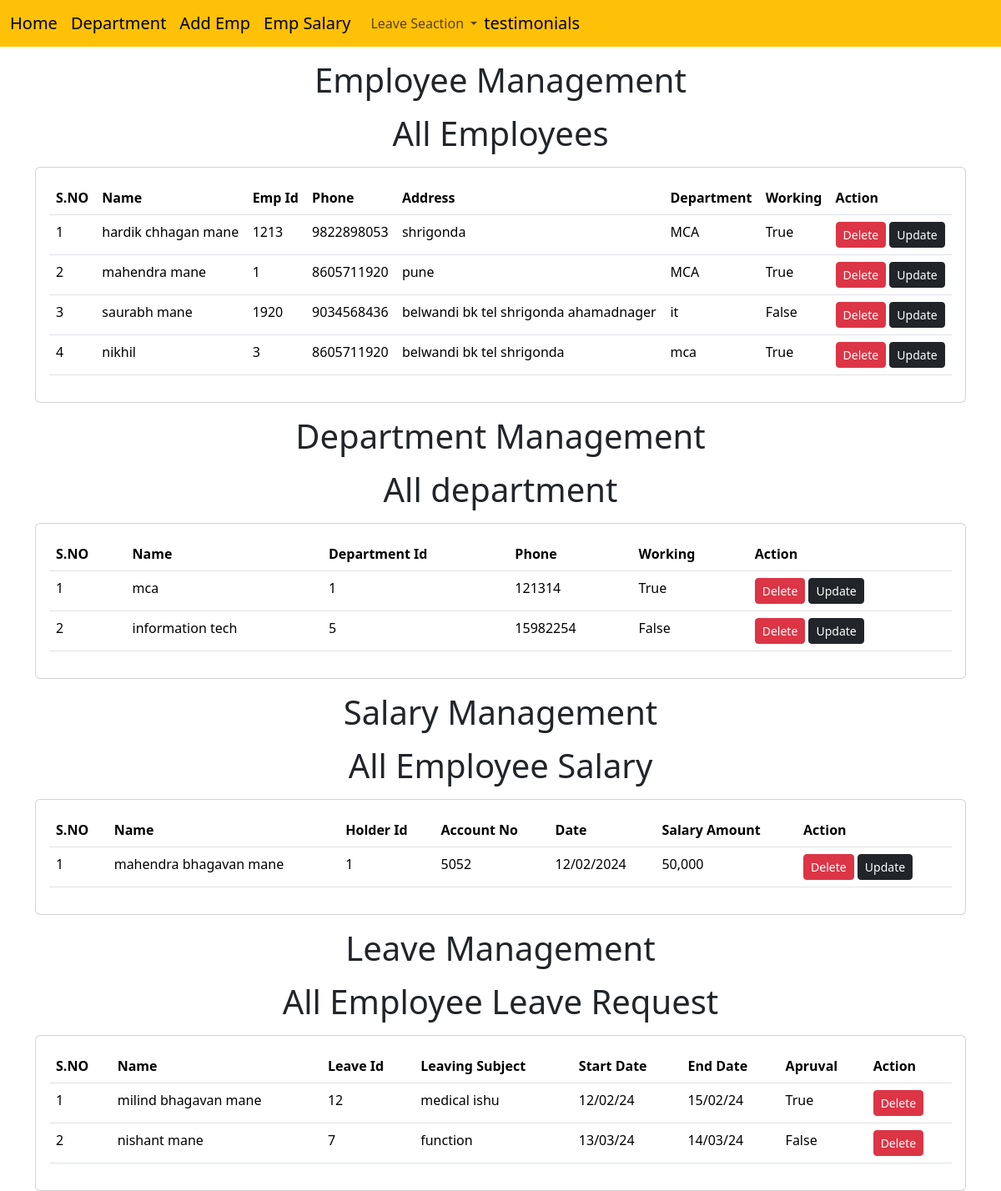
The page /emp/home/ on the database its author committed.
### emp/models.py (models this page shows, shortened)
class Emp(models.Model):
    name=models.CharField(max_length=200)
    emp_id=models.CharField(max_length=200)
    phone=models.CharField(max_length=10)
    address=models.CharField(max_length=150)
    department=models.CharField(max_length=10)
    working=models.BooleanField(default=True)

class Department(models.Model):
     name=models.CharField(max_length=200)
     department_id=models.CharField(max_length=200)
     phone=models.CharField(max_length=10)
     working=models.BooleanField(default=True)

class Salary(models.Model):
    name=models.CharField(max_length=200)
    salary_id=models.CharField(max_length=200)
    account_no=models.CharField(max_length=200)
    date=models.CharField(max_length=200)
    amount=models.CharField(max_length=200)

class Leave(models.Model):
    name=models.CharField(max_length=200)
    leave_id=models.CharField(max_length=200)
    subject=models.CharField(max_length=200)
    start_date=models.CharField(max_length=200)
    end_date=models.CharField(max_length=200)
    apruval=models.BooleanField(default=True)

### emp/views.py (the view)
# urls.py: path('home/',emp_home),
def emp_home(request):
    emps=Emp.objects.all()
    departments=Department.objects.all()
    salarys=Salary.objects.all()
    leaves=Leave.objects.all()
    return render(request,'emp/home.html',{
        'emps':emps,'departments':departments,'salarys':salarys,'leaves':leaves
    })

### templates/emp/home.html (shortened to what this page needs)
<!doctype html>
<html lang="en">
  <head>
    <link href="https://cdn.jsdelivr.net/npm/bootstrap@5.3.3/dist/css/bootstrap.min.css" rel="stylesheet">
  </head>
  <body>
    {% include 'emp/navbar.html' %}
    <h1 class="text-center my-3">Employee Management</h1>
    <h1 class="text-center my-3">All Employees</h1>
    <div class="container">
        <div class="row">
            <div class="col-md-12">
                <div class="card">
                    <div class="card-body">
                      <table class="table">
                        <thead>
                            <tr>
                                <th>S.NO</th>
                                <th>Name</th>
                                <th>Emp Id</th>
                                <th>Phone</th>
                                <th>Address</th>
                                <th>Department</th>
                                <th>Working</th>
                                <th>Action</th>
                            </tr>
                        </thead>
                        <tbody>
                          {% for e in emps %}
                            <tr>
                                <td>{{forloop.counter}}</td>
                                <td>{{e.name}}</td>
                                <td>{{e.emp_id}}</td>
                                <td>{{e.phone}}</td>
                                <td>{{e.address}}</td>
                                <td>{{e.department}}</td>
                                <td>{{e.working}}</td>
                                <td>
                                    <a href="/emp/delete-emp/{{e.id}}" class="btn btn-danger btn-sm">Delete</a>
                                    <a href="/emp/update-emp/{{e.id}}" class="btn btn-dark btn-sm">Update</a>
                                </td>
                            </tr>
                        </tbody>
                        {% endfor %}
                      </table>
                    </div>
                </div>
            </div>
        </div>
    </div>
    <h1 class="text-center my-3">Department Management</h1>
    <h1 class="text-center my-3">All department</h1>
    <div class="container">
        <div class="row">
            <div class="col-md-12">
                <div class="card">
                    <div class="card-body">
                      <table class="table">
                        <thead>
                            <tr>
                                <th>S.NO</th>
                                <th>Name</th>
                                <th>Department Id</th>
                                <th>Phone</th>
                                <th>Working</th>
                                <th>Action</th>
                            </tr>
                        </thead>
                        <tbody>
                          {% for d in departments %}
                            <tr>
                                <td>{{forloop.counter}}</td>
                                <td>{{d.name}}</td>
                                <td>{{d.department_id}}</td>
                                <td>{{d.phone}}</td>
                                <td>{{d.working}}</td>
                                <td>
                                  <a href="/emp/delete-department/{{d.id}}" class="btn btn-danger btn-sm">Delete</a>
                                  <a href="/emp/update-department/{{d.id}}" class="btn btn-dark btn-sm">Update</a>
                                </td>
                            </tr>
                        </tbody>
                        {% endfor %}
                      </table>
                    </div>
                </div>
            </div>
        </div>
    </div>
    <h1 class="text-center my-3">Salary Management</h1>
    <h1 class="text-center my-3">All Employee Salary</h1>
    <div class="container">
        <div class="row">
            <div class="col-md-12">
                <div class="card">
                    <div class="card-body">
                      <table class="table">
                        <thead>
                            <tr>
                                <th>S.NO</th>
                                <th> Name</th>
                                <th> Holder Id</th>
                                <th> Account No</th>
                                <th> Date</th>
                                <th>Salary Amount</th>
                                <th>Action</th>
                            </tr>
                        </thead>
                        <tbody>
                          {% for s in salarys %}
                            <tr>
                                <td>{{forloop.counter}}</td>
                                <td>{{s.name}}</td>
                                <td>{{s.salary_id}}</td>
                                <td>{{s.account_no}}</td>
                                <td>{{s.date}}</td>
                                <td>{{s.amount}}</td>
                                <td>
                                  <a href="/emp/delete-salary/{{s.id}}" class="btn btn-danger btn-sm">Delete</a>
                                  <a href="/emp/update-salary/{{s.id}}" class="btn btn-dark btn-sm">Update</a>
                                </td>
                            </tr>
                        </tbody>
                        {% endfor %}
                      </table>
                    </div>
                </div>
            </div>
        </div>
    </div>
    <h1 class="text-center my-3">Leave Management</h1>
    <h1 class="text-center my-3">All Employee Leave Request</h1>
    <div class="container">
        <div class="row">
            <div class="col-md-12">
                <div class="card">
                    <div class="card-body">
                      <table class="table">
                        <thead>
                            <tr>
                                <th>S.NO</th>
                                <th> Name</th>
                                <th> Leave Id</th>
                                <th> Leaving Subject</th>
                                <th> Start Date</th>
                                <th>End Date</th>
                                <th>Apruval</th>
                                <th>Action</th>
                            </tr>
                        </thead>
                        <tbody>
                          {% for l in leaves %}
                            <tr>
                                <td>{{forloop.counter}}</td>
                                <td>{{l.name}}</td>
                                <td>{{l.leave_id}}</td>
                                <td>{{l.subject}}</td>
                                <td>{{l.start_date}}</td>
                                <td>{{l.end_date}}</td>
                                <td>{{l.apruval}}</td>
                                <td>
                                  <a href="/emp/delete-leave-request/{{l.id}}" class="btn btn-danger btn-sm">Delete</a>
                                </td>
                            </tr>
                        </tbody>
                        {% endfor %}
                      </table>
                    </div>
                </div>
            </div>
        </div>
    </div>
  </body>
</html>

### templates/emp/navbar.html (shortened to what this page needs)
<nav class="navbar navbar-expand-lg bg-warning">
    <div class="container-fluid">
      <a class="navbar-brand" href="/emp/home/">Home</a>
      <a class="navbar-brand" href="/emp/add-department/">Department</a>
      <a class="navbar-brand" href="/emp/add-emp/">Add Emp</a>
      <a class="navbar-brand" href="/emp/add-salary/">Emp Salary</a>
      <div class="collapse navbar-collapse" id="navbarSupportedContent">
        <ul class="navbar-nav me-auto mb-2 mb-lg-0">
          <li class="nav-item">
          <li class="nav-item dropdown">
            <a class="nav-link dropdown-toggle" href="#" role="button" data-bs-toggle="dropdown" aria-expanded="false">
              Leave Seaction
            </a>
          </li>
          <a class="navbar-brand" href="/emp/testimonials/">testimonials</a>
      </div>
    </div>
  </nav>

### rows shown on the page
Emp: name "hardik chhagan mane", emp_id "1213", phone "9822898053", address "shrigonda", department "MCA", working "True"
Emp: name "mahendra mane", emp_id "1", phone "8605711920", address "pune", department "MCA", working "True"
Emp: name "saurabh mane", emp_id "1920", phone "9034568436", address "belwandi bk tel shrigonda ahamadnager", department "it", working "False"
Emp: name "nikhil", emp_id "3", phone "8605711920", address "belwandi bk tel shrigonda", department "mca", working "True"
Department: name "mca", department_id "1", phone "121314", working "True"
Department: name "information tech", department_id "5", phone "15982254", working "False"
Salary: name "mahendra bhagavan mane", salary_id "1", account_no "5052", date "12/02/2024", amount "50,000"
Leave: name "milind bhagavan mane", leave_id "12", subject "medical ishu", start_date "12/02/24", end_date "15/02/24", apruval "True"
Leave: name "nishant mane", leave_id "7", subject "function", start_date "13/03/24", end_date "14/03/24", apruval "False"
